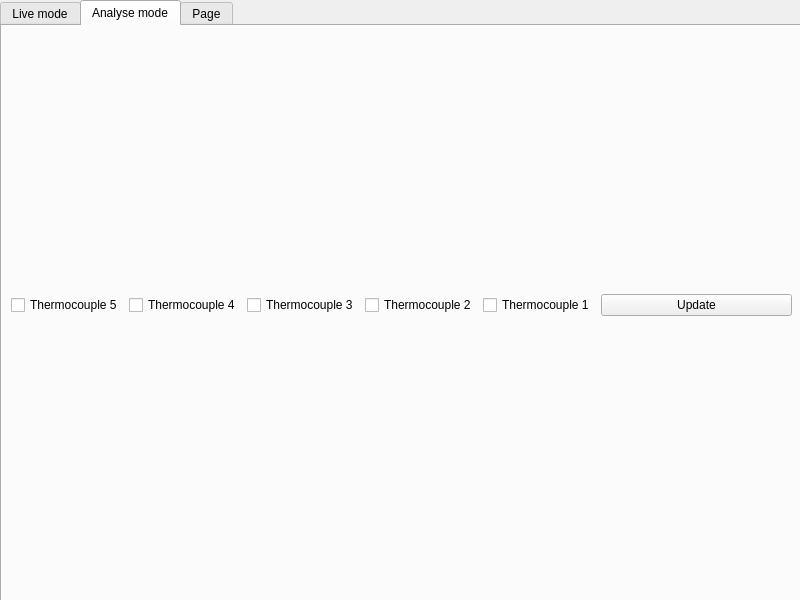
<?xml version="1.0" encoding="UTF-8"?>
<ui version="4.0">
 <class>Main</class>
 <widget class="QWidget" name="Main">
  <property name="geometry">
   <rect>
    <x>0</x>
    <y>0</y>
    <width>800</width>
    <height>600</height>
   </rect>
  </property>
  <property name="minimumSize">
   <size>
    <width>800</width>
    <height>600</height>
   </size>
  </property>
  <property name="windowTitle">
   <string>Main</string>
  </property>
  <widget class="QTabWidget" name="tabWidget">
   <property name="geometry">
    <rect>
     <x>0</x>
     <y>0</y>
     <width>801</width>
     <height>611</height>
    </rect>
   </property>
   <property name="sizePolicy">
    <sizepolicy hsizetype="Maximum" vsizetype="Maximum">
     <horstretch>10</horstretch>
     <verstretch>10</verstretch>
    </sizepolicy>
   </property>
   <property name="cursor">
    <cursorShape>ArrowCursor</cursorShape>
   </property>
   <property name="currentIndex">
    <number>1</number>
   </property>
   <widget class="QWidget" name="tabLive">
    <attribute name="title">
     <string>Live mode</string>
    </attribute>
    <widget class="QWidget" name="verticalLayoutWidget">
     <property name="geometry">
      <rect>
       <x>-1</x>
       <y>-1</y>
       <width>791</width>
       <height>581</height>
      </rect>
     </property>
     <layout class="QVBoxLayout" name="boxLive"/>
    </widget>
   </widget>
   <widget class="QWidget" name="tabAnalyse">
    <property name="cursor">
     <cursorShape>ArrowCursor</cursorShape>
    </property>
    <attribute name="title">
     <string>Analyse mode</string>
    </attribute>
    <widget class="QWidget" name="verticalLayoutWidget_2">
     <property name="geometry">
      <rect>
       <x>-1</x>
       <y>-1</y>
       <width>791</width>
       <height>561</height>
      </rect>
     </property>
     <layout class="QVBoxLayout" name="boxAnalyse">
      <property name="leftMargin">
       <number>10</number>
      </property>
      <item>
       <layout class="QHBoxLayout" name="boxButtonsAnalyse">
        <item>
         <layout class="QHBoxLayout" name="horizontalLayout">
          <item>
           <widget class="QCheckBox" name="checkT5">
            <property name="text">
             <string>Thermocouple 5</string>
            </property>
           </widget>
          </item>
          <item>
           <widget class="QCheckBox" name="checkT4">
            <property name="text">
             <string>Thermocouple 4</string>
            </property>
           </widget>
          </item>
          <item>
           <widget class="QCheckBox" name="checkT3">
            <property name="text">
             <string>Thermocouple 3</string>
            </property>
           </widget>
          </item>
          <item>
           <widget class="QCheckBox" name="checkT2">
            <property name="text">
             <string>Thermocouple 2</string>
            </property>
           </widget>
          </item>
          <item>
           <widget class="QCheckBox" name="checkT1">
            <property name="text">
             <string>Thermocouple 1</string>
            </property>
           </widget>
          </item>
         </layout>
        </item>
        <item>
         <layout class="QVBoxLayout" name="verticalLayout_3">
          <item>
           <widget class="QPushButton" name="btnUpdate">
            <property name="text">
             <string>Update</string>
            </property>
           </widget>
          </item>
         </layout>
        </item>
       </layout>
      </item>
      <item>
       <layout class="QVBoxLayout" name="boxPlotAnalyse"/>
      </item>
     </layout>
    </widget>
   </widget>
   <widget class="QWidget" name="tab">
    <attribute name="title">
     <string>Page</string>
    </attribute>
   </widget>
  </widget>
 </widget>
 <tabstops>
  <tabstop>tabWidget</tabstop>
 </tabstops>
 <resources/>
 <connections/>
</ui>
